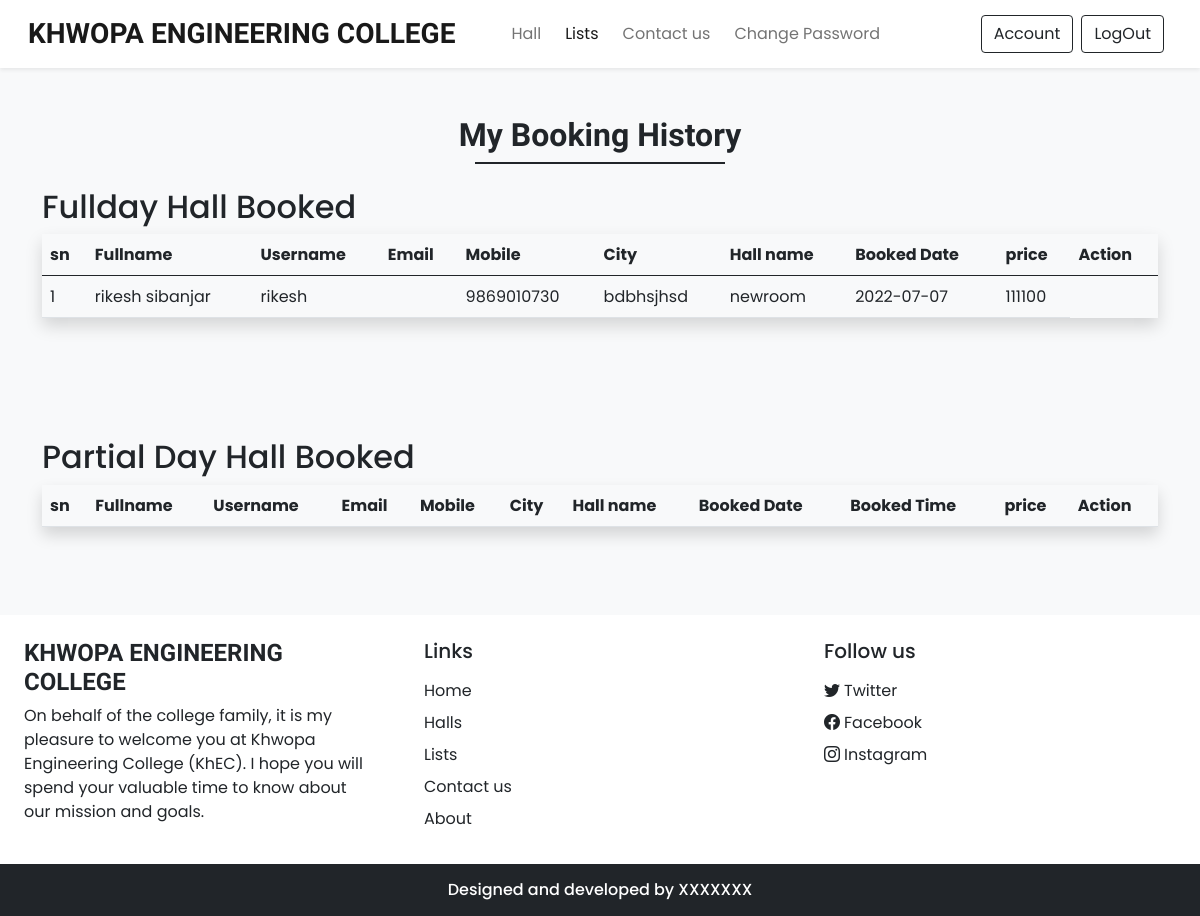
The app's page /Booklist.php with its own data.
### tables this page shows
CREATE TABLE `daybooked` (
  `uid` int(100) NOT NULL,
  `fullname` varchar(255) NOT NULL,
  `username` varchar(255) NOT NULL,
  `email` varchar(255) NOT NULL,
  `mobileno` varchar(255) NOT NULL,
  `city` varchar(255) NOT NULL,
  `bookdate` date NOT NULL,
  `hallid` varchar(255) NOT NULL,
  `rname` varchar(255) NOT NULL,
  `h_price` varchar(255) NOT NULL
);

### Booklist.php (the view, shortened to what this page needs)
<?php
include 'inc/dbconection.php';
?><html>
  <head>
    <?php require('inc/link.php');?>
 </head>
<body class="bg-light">
<?php include 'inc/user_header.php'?>
<?php
$no=$_SESSION['name'];
$q="SELECT * FROM daybooked WHERE email='$no'";
$result=mysqli_query($con,$q);
$rows=mysqli_fetch_all($result,MYSQLI_ASSOC);
$count=0;
?>
    <div class="my-5 px-4">
        <h2 class=" mb-2 text-center fw-bold h-font">My Booking History</h2>
        <div class="h-line bg-dark"></div><br>
     <div class="container">
        <table class="table table-hover shadow" style="border-width: 2px;">
          <thead>
                            <h2>Fullday Hall Booked</h2>
                     <tr><th>sn</th>
                     <th>Fullname</th>
                     <th>Username</th>
                     <th>Email</th>
                     <th>Mobile</th>
                     <th>City</th>
                     <th>Hall name</th>
                     <th>Booked Date</th>
                     <th>price</th>
                  <th>Action</th></tr>
                     <?php
                foreach($rows as $row):
                    ?>
          </thead>
          <tbody rows="1">
            <tr>
                <td><?php echo ++$count;?></td>
                   <td><?php echo $row['fullname'];?></td>
                   <td><?php echo $row['username'];?></td>
                   <td><?php echo $row['email'];?></td>
                   <td><?php echo $row['mobileno'];?></td>
                   <td><?php echo $row['city'];?></td>
                   <td><?php echo $row['rname'];?></td>
                   <td><?php echo $row['bookdate'];?></td>
                   <td><?php echo $row['h_price'];?></td>
            </tr>
                   <?php endforeach?>
          </tbody>
                </table>
     </div>
    </div>
<br><br><br>
<div class="container">
        <table class="table table-hover shadow" style="border-width: 2px;">
          <thead>
    	<h2>Partial Day Hall Booked</h2>
	 <tr><th>sn</th>
	 <th>Fullname</th>
    <th>Username</th>
    <th>Email</th>
    <th>Mobile</th>
    <th>City</th>
    <th>Hall name</th>
    <th>Booked Date</th>
    <th>Booked Time</th>
    <th>price</th>
  <th>Action</th></tr>
    </table>
</div>
<br>
</body>
</html>
<?php include 'inc/footer.php'; ?>

### css/common.css (style rules this page uses)
:root { --teal:#2ec1ac ; --teal_hover: #279e8c; }
* { font-family: 'Poppins', sans-serif; }
.h-font { font-family: 'Merienda', cursive; }
.h-line { width: 250px; margin: 0 auto; height: 1.7px; }

### records on screen
daybooked: fullname "rikesh sibanjar", username "rikesh", mobileno "9869010730", city "bdbhsjhsd", rname "newroom", bookdate "2022-07-07", h_price "111100"
